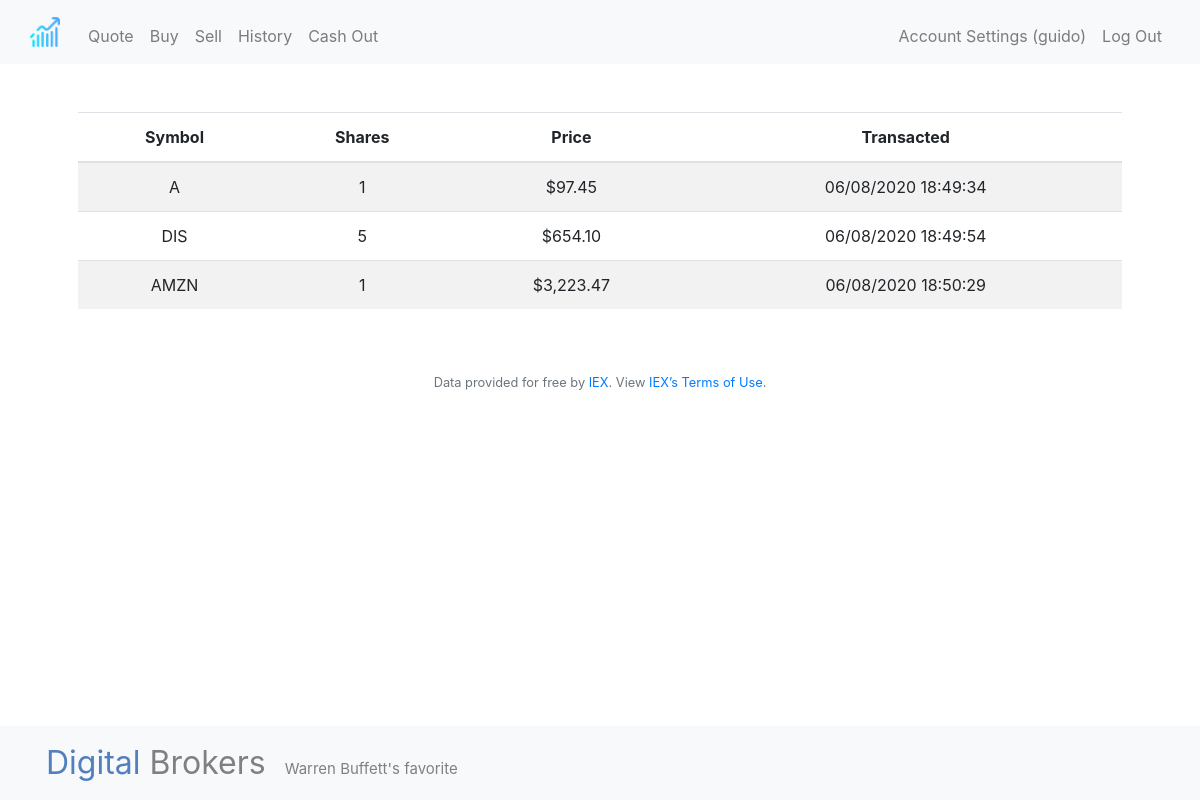
The app's page /history (signed in) with its own data.
### tables this page shows
CREATE TABLE "users" (
	"id"	INTEGER NOT NULL PRIMARY KEY AUTOINCREMENT,
	"username"	TEXT NOT NULL,
	"email"	TEXT,
	"hash"	TEXT NOT NULL,
	"cash"	NUMERIC NOT NULL DEFAULT 10000.00
);

CREATE TABLE "records" (
	"id_opr"	INTEGER NOT NULL PRIMARY KEY AUTOINCREMENT UNIQUE,
	"id_user"	INTEGER NOT NULL,
	"symbol"	TEXT NOT NULL,
	"name"	TEXT NOT NULL,
	"shares"	INTEGER NOT NULL,
	"price"	INTEGER NOT NULL,
	"time_stamp"	TEXT NOT NULL,
	FOREIGN KEY("id_user") REFERENCES "users"("id")
);

### application.py (the view)
@app.route("/history")
@login_required
def history():
    records = db.execute('select symbol, shares, price, time_stamp from records WHERE id_user = :id',id=session["user_id"])
    for item in records:
        item['price'] = usd(item['price'])
    user = db.execute("SELECT username FROM users WHERE id = :id", id=session["user_id"])
    return render_template("history.html",
        rows=records,
        user=user[0]['username'])

### application.py (called while the page is built)
@app.after_request
def after_request(response):
    response.headers["Cache-Control"] = "no-cache, no-store, must-revalidate"
    response.headers["Expires"] = 0
    response.headers["Pragma"] = "no-cache"
    return response

### helpers.py (called while the page is built)
def login_required(f):
    @wraps(f)
    def decorated_function(*args, **kwargs):
        if session.get("user_id") is None:
            return redirect("/login")
        return f(*args, **kwargs)
    return decorated_function

def usd(value):
    return f"${value:,.2f}"

### templates/history.html (shortened to what this page needs)
{% extends "layout.html" %}
{% block main %}
<table class="table table-striped">
    <thead>
        <tr>
            <th>Symbol</th>
            <th>Shares</th>
            <th>Price</th>
            <th>Transacted</th>
        </tr>
    </thead>
    <tbody>
        {% for row in rows %}
        <tr>
            <td>{{ row.symbol }}</td>
            <td>{{ row.shares }}</td>
            <td>{{ row.price }}</td>
            <td>{{ row.time_stamp }}</td>
        </tr>
    {% endfor %}
    </tbody>
</table>
{% endblock %}

### templates/layout.html (shortened to what this page needs)
<!DOCTYPE html>
<html lang="en">
    <head>
        <link href="https://maxcdn.bootstrapcdn.com/bootstrap/4.1.3/css/bootstrap.min.css" rel="stylesheet">
        <link href="/static/styles.css" rel="stylesheet">
    </head>
    <body>
        <nav class="navbar fixed-bottom navbar-expand-sm navbar-dark bg-light">
            <a class="navbar-brand" href="/">
                <a class="navbar-brand" href="/">
                    <span class="blue">Digital</span>
                    <span class="black">Brokers</span>
                    <small>Warren Buffett's favorite</small>
                </a>
            </a>
        </nav>
        <nav class="navbar navbar-expand-lg navbar-light bg-light">
            <a href="/"><img src="/static/profits.ico" width="30" height="30" alt="Icon made by Freepik from www.flaticon.com"></a>
            <div class="collapse navbar-collapse" id="navbar">
                {% if session.user_id %}
                    <ul class="navbar-nav mr-auto mt-2">
                        <li class="nav-item"><a class="nav-link" href="/quote">Quote</a></li>
                        <li class="nav-item"><a class="nav-link" href="/buy">Buy</a></li>
                        <li class="nav-item"><a class="nav-link" href="/sell">Sell</a></li>
                        <li class="nav-item"><a class="nav-link" href="/history">History</a></li>
                        <li class="nav-item"><a class="nav-link" href="/cash_out">Cash Out</a></li>
                    </ul>
                    <ul class="navbar-nav ml-auto mt-2">
                        <li class="nav-item"><a class="nav-link" href="/account">Account Settings ({{ user }})</a></li>
                        <li class="nav-item"><a class="nav-link" href="/logout">Log Out</a></li>
                    </ul>
                {% else %}
                    <ul class="navbar-nav ml-auto mt-2">
                        <li class="nav-item"><a class="nav-link" href="/register">Register</a></li>
                        <li class="nav-item"><a class="nav-link" href="/login">Log In</a></li>
                    </ul>
                {% endif %}
            </div>
        </nav>
        <main class="container p-5">
            {% block main %}{% endblock %}
        </main>
        <footer class="small text-center text-muted">
            Data provided for free by <a href="https://iextrading.com/developer">IEX</a>. View <a href="https://iextrading.com/api-exhibit-a/">IEX’s Terms of Use</a>.
        </footer>
    </body>
</html>

### static/styles.css (style rules this page uses)
nav .navbar-brand { font-size: xx-large; }
nav .navbar-brand .blue { color: #537fbe; }
nav .navbar-brand .black { color: gray; }
main { overflow-x: auto; text-align: center; }
.navbar-brand small { font-size:15px; color: grey; padding-left: 10px; }
.navbar { padding-left: 30px; padding-right: 30px; }
.collapse { padding-left: 20px; }

### records on screen
users: username "guido"
records: symbol "A", shares "1", price "$97.45", time_stamp "06/08/2020 18:49:34"
records: symbol "DIS", shares "5", price "$654.10", time_stamp "06/08/2020 18:49:54"
records: symbol "AMZN", shares "1", price "$3,223.47", time_stamp "06/08/2020 18:50:29"
